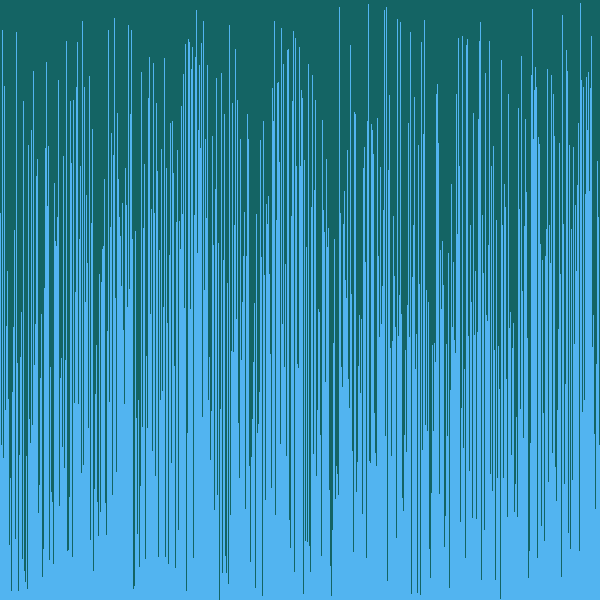
Frame 1 (no input)
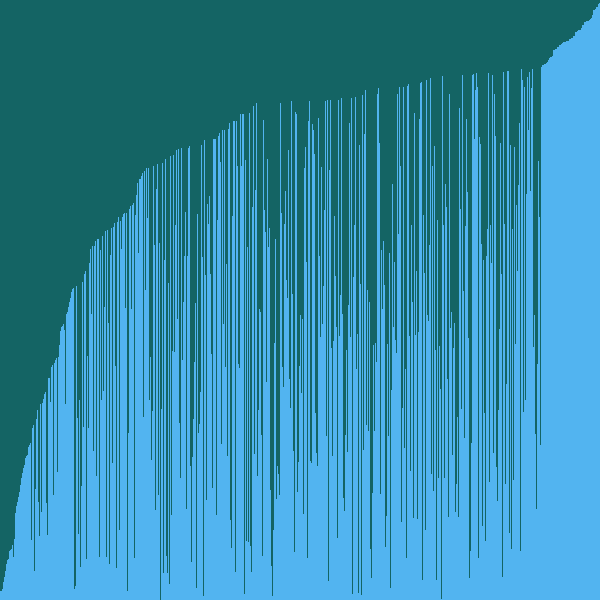
Frame 60 (the mouse pressed at the canvas centre just before this capture)
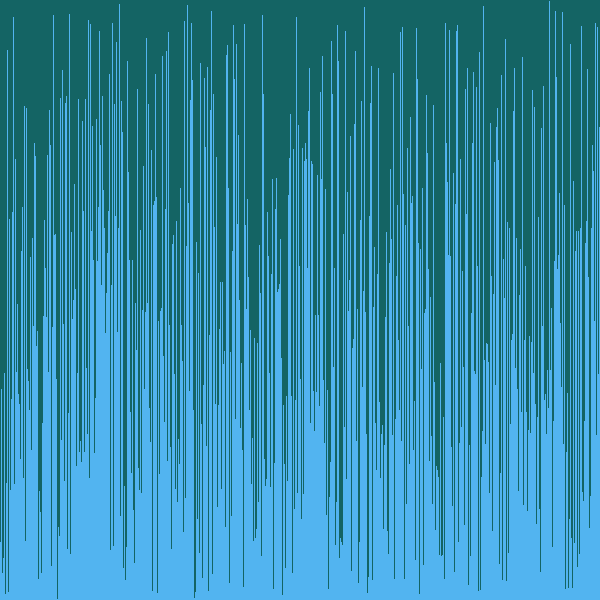
Frame 120 (the mouse held since frame 60 and released just before this capture)

The Processing sketch that drew these frames (run headless with seeded random() and noise(); from frame 60 on, the mouse is pressed at the canvas centre):

// Processing sketch: VisualArraySorter
// ── VisualArraySorter.pde
/* Paste the code into a new Processing sketch and complete the steps. */

//1. create an array of ints. don't initialize it yet.
int integers[];
void setup() {
  //2. set the size of your window
  size(600,600);
  //  if you are using Processing 3, you cannot use variables
  //  because the developers don't know how programming is supposed to work.

  //3. initialize your array with the built in width variable
  integers = new int[width];
  //4. initialize the ints in the array with random numbers
  //   from 0 to the built in height variable
  random();
  //5. call the noStroke() method
noStroke();
}

void draw() {
  //6. set the background color with background(r, g, b);
background(20,100,100);
  //7. set the color for your graph
fill(82, 180, 240);
  //8. draw a rectangle for each int in your array.
  for(int a=0; a<integers.length; a++){
  //   the x value will be the current index in the array
  rect(a, height, 1, -integers[a]);
  }
  //   the y value will the height variable
  //   the width is 1 (one)
  //   the height is negative the value of the element at the current index of the array


  //9. call the stepSort method
stepSort(integers);
  //10. extract the code that randomizes the array into a method.

  //11. call the method you made in step 10 when the mouse is pressed
  if(mousePressed){
   random(); 
  }
  
}
void random(){
  for(int i=0; i<width; i++){
 integers[i] = (int)random(width);
}
}
void stepSort(int[] arr) {
  for (int i = 1; i < arr.length; i++) {
    if (arr[i - 1] > arr[i]) {
      int t = arr[i];
      arr[i] = arr[i - 1];
      arr[i - 1] = t;
    }
  }
}
